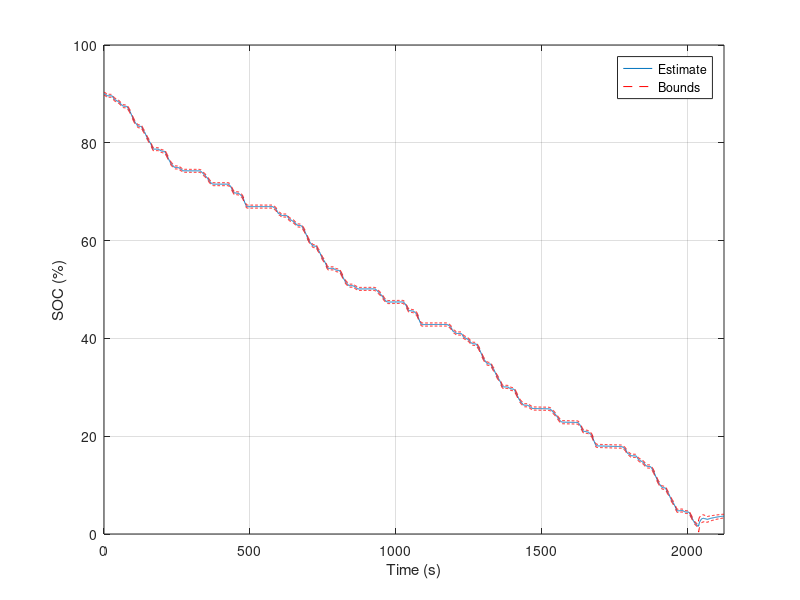

Write the MATLAB code that produced this figure. (Note: this script raises an error after producing the figure.)
clear all;
close all;
clc;

saveFig = 1;
load('SOP_NYCC_1e9.mat')

xk_pBounds = spkfData.xhat + spkfData.Bounds;
xk_mBounds = spkfData.xhat - spkfData.Bounds;


figure();  
plot(time',100*spkfData.xhat(spkfData.zkInd,1:end-1)); hold on
plot(time',100*(xk_pBounds(spkfData.zkInd,1:end-1)),'--r');hold on
plot(time',100*(xk_mBounds(spkfData.zkInd,1:end-1)),'--r');
% title('SOC estimate');
ylabel('SOC (%)');
legend('Estimate','Bounds'); grid on;xlim([0 time(end)])
set(gcf,'color','w');ylim([0 100]);
xlabel (['Time (s)']);
set(gcf,'color','w');
paperSmallFormat;
if saveFig, saveas(gcf,sprintf('./figures/SOC_NYCC_SPKF.png'),'epsc'); end




figure();  
plot(time',spkfData.xhat(spkfData.TcInd,2:end)); hold on
plot(time',(xk_pBounds(spkfData.TcInd,2:end)),'--r');hold on
plot(time',(xk_mBounds(spkfData.TcInd,2:end)),'--r');
xlim([time(1),time(end)]);
ylabel ('Temperature ({\circ}C)');
xlabel ('Time (s)');
paperSmallFormat;
if saveFig, saveas(gcf,sprintf('./figures/Temp_NYCC_SPKF.png'),'epsc'); end



figure();  
plot(time,voltage);
xlabel (['Time (s)']); ylabel('Voltage (V)'); 
xlim([0 time(end)]);
paperSmallFormat;
if saveFig, saveas(gcf,sprintf('./figures/voltage_NYCC.png'),'epsc'); end


figure()
plot(time,current);xlabel (['Time (s)']);
ylabel('Current (A)');grid on;
xlim([0 time(end)]);
paperSmallFormat;
grid on;
if saveFig, saveas(gcf,sprintf('./figures/current_NYCC.png'),'epsc'); end


